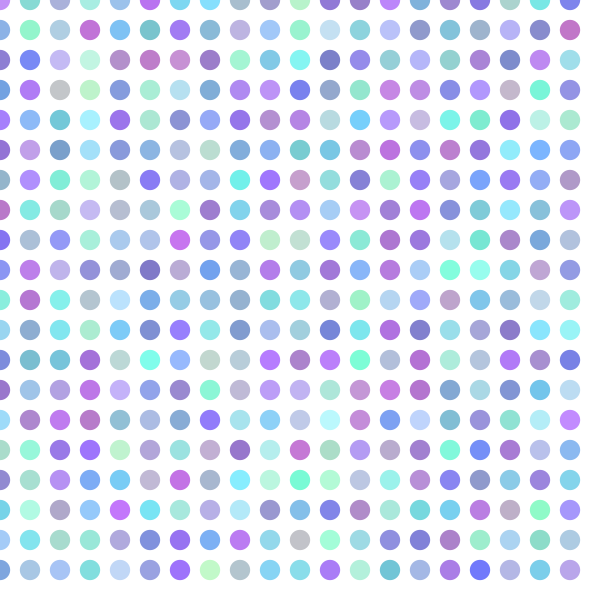
Frame 1 (no input)
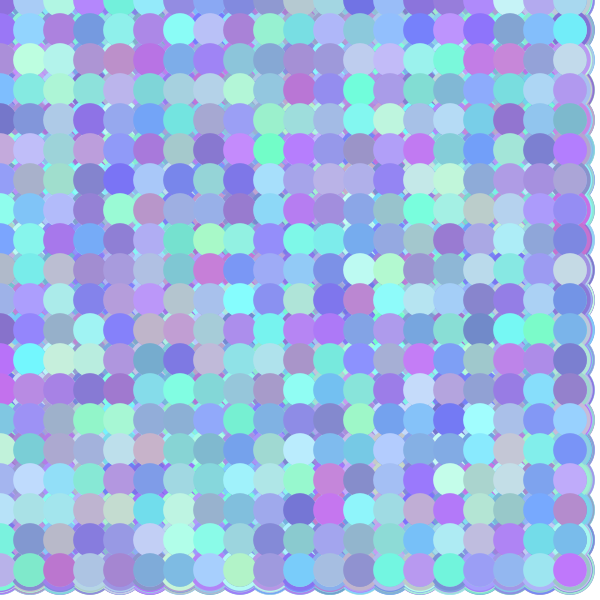
Frame 60 (the mouse pressed at the canvas centre just before this capture)
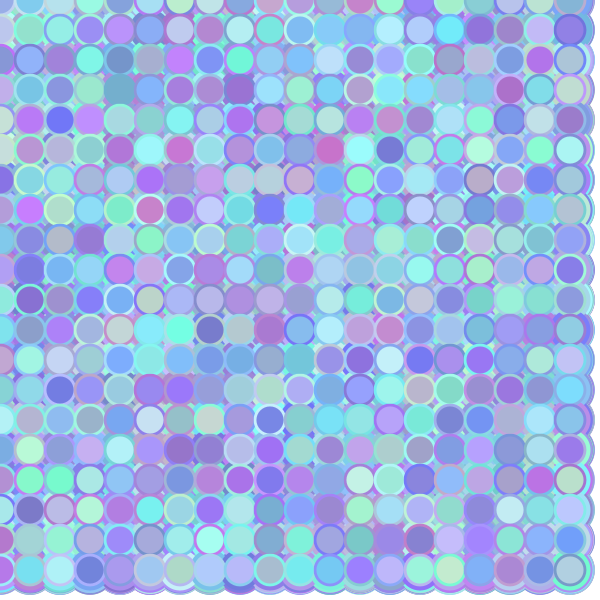
Frame 120 (the mouse held since frame 60 and released just before this capture)

The Processing sketch that drew these frames (run headless with seeded random() and noise(); from frame 60 on, the mouse is pressed at the canvas centre):

// Processing sketch: processing_115406
// ── processing_115406.pde



void setup(){
  
  size(600,600);
  background(255);
  frameRate(20);
  
}


void draw(){
  
   float posX = random(600);
    float posY = random(600);
    noStroke();
 
  for( int i=0; i<600; i+=30){
    for(int j=0; j<600; j+=30){
  fill( random(113,200), random(113,255), random(200,255));
    float v = map(posY, 0, height, 10, 50);
    ellipse(i, j, v,v);
}

}

}
